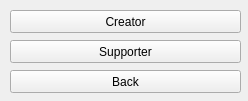
<?xml version="1.0" encoding="UTF-8"?>
<ui version="4.0">
 <class>aboutForm</class>
 <widget class="QWidget" name="aboutForm">
  <property name="geometry">
   <rect>
    <x>0</x>
    <y>0</y>
    <width>248</width>
    <height>101</height>
   </rect>
  </property>
  <property name="windowTitle">
   <string>About</string>
  </property>
  <widget class="QPushButton" name="dntBtn">
   <property name="geometry">
    <rect>
     <x>10</x>
     <y>10</y>
     <width>231</width>
     <height>23</height>
    </rect>
   </property>
   <property name="text">
    <string>Creator</string>
   </property>
  </widget>
  <widget class="QPushButton" name="back2mainBtn">
   <property name="geometry">
    <rect>
     <x>10</x>
     <y>70</y>
     <width>231</width>
     <height>23</height>
    </rect>
   </property>
   <property name="text">
    <string>Back</string>
   </property>
  </widget>
  <widget class="QPushButton" name="dntBtn2">
   <property name="geometry">
    <rect>
     <x>10</x>
     <y>40</y>
     <width>231</width>
     <height>23</height>
    </rect>
   </property>
   <property name="minimumSize">
    <size>
     <width>231</width>
     <height>23</height>
    </size>
   </property>
   <property name="maximumSize">
    <size>
     <width>231</width>
     <height>23</height>
    </size>
   </property>
   <property name="text">
    <string>Supporter</string>
   </property>
  </widget>
 </widget>
 <resources/>
 <connections/>
</ui>
